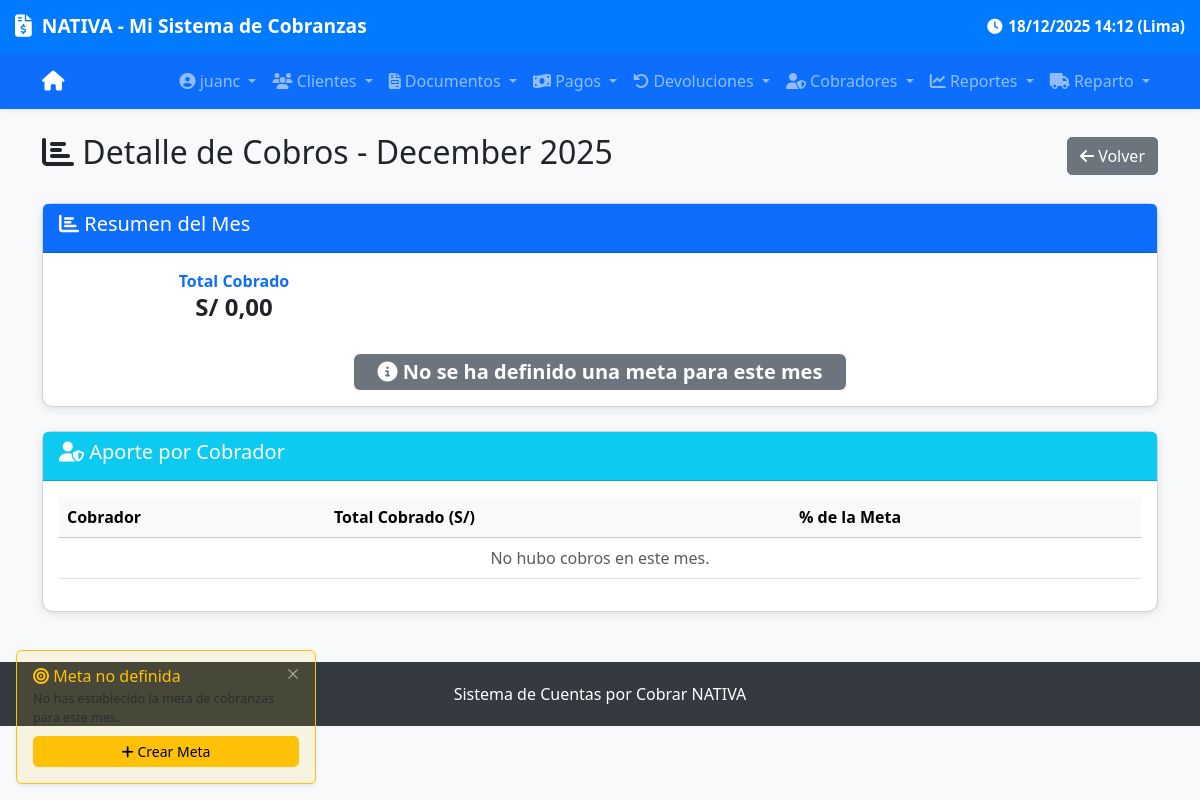
Before: /cobros/detalle-meta/2025/12/ (signed in) with the older database file.
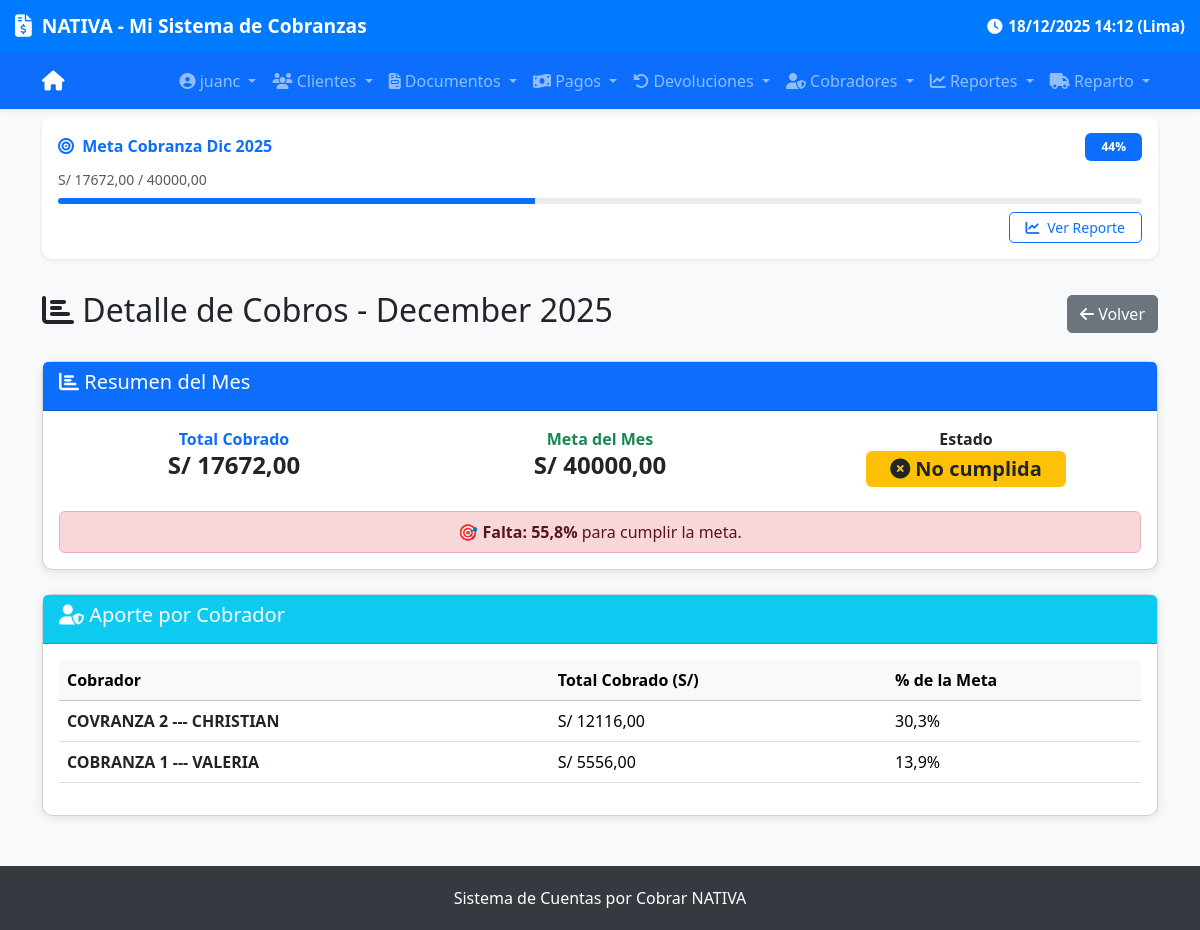
After: the same page with the newer database file.
### cobros/models.py (models this page shows, shortened)
class MetaMensual(models.Model):
    mes = models.DateField(help_text="Primer día del mes, ej: 2025-09-01")
    monto_objetivo = models.DecimalField(max_digits=12, decimal_places=2)
    descripcion = models.CharField(max_length=200, blank=True, null=True)
    creada_en = models.DateTimeField(auto_now_add=True)
    actualizada_en = models.DateTimeField(auto_now=True)
    class Meta:
        unique_together = ('mes',)
    @property
    def monto_alcanzado(self):
        from .models import Cobro
        from django.db.models import Sum
        import datetime
        try:
            if not self.mes:
                return Decimal('0.00')
            primer_dia = self.mes
            _, last_day = calendar.monthrange(primer_dia.year, primer_dia.month)
            ultimo_dia = primer_dia.replace(day=last_day)
            fecha_inicio = timezone.make_aware(
                datetime.datetime.combine(primer_dia, datetime.time.min)
            )
            fecha_fin = timezone.make_aware(
                datetime.datetime.combine(ultimo_dia, datetime.time.max)
            )
            total = Cobro.objects.filter(
                fecha__gte=fecha_inicio,
                fecha__lte=fecha_fin
            ).aggregate(total=Sum('monto'))['total'] or Decimal('0.00')
            return total
        except Exception as e:
            print(f"Error en monto_alcanzado: {e}")
            return Decimal('0.00')
    @property
    def porcentaje_alcanzado(self):
        if self.monto_objetivo <= 0:
            return 0
        return min((self.monto_alcanzado / self.monto_objetivo) * 100, 100)

### cobradores/models.py (models this page shows, shortened)
class Cobrador(models.Model):
    nombre = models.CharField(max_length=200, verbose_name="Nombre", blank=False, null=False)
    activo = models.BooleanField(default=True)
    dni = models.CharField(
        max_length=8,
        unique=True,
        validators=[dni_validator],
        verbose_name="DNI"
    )
    telefono = models.CharField(max_length=15, blank=True, null=True, verbose_name="Teléfono")
    correo = models.EmailField(blank=True, null=True, verbose_name="Correo")
    direccion = models.TextField(blank=True, null=True, verbose_name="Dirección")
    user = models.OneToOneField(
        User,
        on_delete=models.SET_NULL,
        null=True,
        blank=True,
        related_name='cobrador',  # Permite: user.cobrador
        help_text="Usuario del sistema asociado a este cobrador (opcional)"
    )
    creado_en = models.DateTimeField(auto_now_add=True)
    actualizado_en = models.DateTimeField(auto_now=True)
    class Meta:
        verbose_name = "Cobrador"
        verbose_name_plural = "Cobradores"
        ordering = ['nombre']

### cobros/views.py (the view)
# urls.py: path('detalle-meta/<int:year>/<int:month>/', views.detalle_meta_mes, name='detalle_meta_mes'),
@login_required
def detalle_meta_mes(request, year, month):
    if not (
        request.user.is_staff or
        request.user.is_superuser or
        request.user.groups.filter(name='Encargados Reparto').exists()
    ):
        return render(request, 'cobros/no_permiso.html', {
            'titulo': 'Acceso denegado',
            'mensaje': 'No tienes permiso para acceder a esta página.',
            'url_anterior': request.META.get('HTTP_REFERER')  # Página de donde vino
        })
    try:
        year = int(year)
        month = int(month)
    except (ValueError, TypeError) as e:
        return render(request, 'cobros/detalle_meta_mes.html', {
            'error': f'Año o mes inválido: {year}/{month}',
        }, status=400)
    try:
        if month < 1 or month > 12:
            return render(request, 'cobros/detalle_meta_mes.html', {
                'error': f'Mes inválido: {month}. Debe estar entre 1 y 12.',
            }, status=400)
        mes_fecha = datetime(year, month, 1).date()  # ✅ Correcto
        try:
            meta = MetaMensual.objects.get(mes=mes_fecha)
        except MetaMensual.DoesNotExist:
            meta = None
        _, last_day = calendar.monthrange(year, month)
        fecha_inicio = timezone.make_aware(
            datetime(year, month, 1, 0, 0, 0)  # ✅ Correcto
        )
        fecha_fin = timezone.make_aware(
            datetime(year, month, last_day, 23, 59, 59)  # ✅ Correcto
        )
        cobros_por_cobrador = (
            Cobro.objects
            .filter(
                fecha__gte=fecha_inicio,
                fecha__lte=fecha_fin,
                cobrador__isnull=False  # Asegúrate de que cobrador no sea None
            )
            .values('cobrador__nombre', 'cobrador__id')
            .annotate(total=Sum('monto'))
            .order_by('-total')
        )
        total_mes = sum(c['total'] for c in cobros_por_cobrador)
        return render(request, 'cobros/detalle_meta_mes.html', {
            'meta': meta,
            'year': year,
            'month': month,
            'month_name': mes_fecha.strftime('%B'),
            'cobros_por_cobrador': cobros_por_cobrador,
            'total_mes': total_mes,
        })
    except Exception as e:
        error_msg = str(e)
        print("❌ Error en detalle_meta_mes:", error_msg)
        print("📌 Detalle del error:")
        import traceback
        traceback.print_exc()
        return render(request, 'cobros/detalle_meta_mes.html', {
            'error': f'Error interno: {error_msg}',
        }, status=500)

### cobros/context_processors.py (called while the page is built)
def meta_mensual(request):
    try:
        today = timezone.now().date()
        meta = MetaMensual.objects.get(mes__year=today.year, mes__month=today.month)
        return {'meta': meta}
    except MetaMensual.DoesNotExist:
        return {'meta': None}
    except Exception as e:
        print(f"Error en context_processor meta_mensual: {e}")
        return {'meta': None}

### cobros/templatetags/cobros_filters.py (called while the page is built)
@register.filter
def div(value, arg):
    try:
        return float(value) / float(arg)
    except (ValueError, TypeError, ZeroDivisionError):
        return 0

@register.filter
def mul(value, arg):
    try:
        return float(value) * float(arg)
    except (ValueError, TypeError):
        return 0

@register.filter
def sub(value, arg):
    try:
        return float(value) - float(arg)
    except (ValueError, TypeError):
        return 0

### cobros/templates/cobros/detalle_meta_mes.html (shortened to what the changed rows need)
{% extends 'base.html' %}
{% load cobros_filters %}
{% block content %}
<div class="d-flex justify-content-between align-items-center mb-4">
    <h2><i class="fas fa-chart-bar"></i> Detalle de Cobros - {{ month_name|title }} {{ year }}</h2>
</div>
{% if error %}
    <div class="alert alert-danger">
        <i class="fas fa-exclamation-triangle"></i>
        <strong>Error:</strong> {{ error }}
    </div>
{% else %}
    <div class="card mb-4">
        <div class="card-header bg-primary text-white">
            <h5><i class="fas fa-chart-bar"></i> Resumen del Mes</h5>
        </div>
        <div class="card-body">
            <div class="row text-center g-3">
                <div class="col-md-4 mb-3">
                    <strong class="text-primary">Total Cobrado</strong><br>
                    <span class="h4 fw-bold">S/ {{ total_mes|floatformat:2 }}</span>
                </div>
                {% if meta %}
                    <div class="col-md-4 mb-3">
                        <strong class="text-success">Meta del Mes</strong><br>
                        <span class="h4 fw-bold">S/ {{ meta.monto_objetivo|floatformat:2 }}</span>
                    </div>
                    <div class="col-md-4 mb-3">
                        <strong>Estado</strong><br>
                        {% if total_mes >= meta.monto_objetivo %}
                            <span class="badge bg-success fs-5 px-4 py-2">
                                <i class="fas fa-check-circle"></i> Cumplida
                            </span>
                        {% else %}
                            <span class="badge bg-warning text-dark fs-5 px-4 py-2">
                                <i class="fas fa-times-circle"></i> No cumplida
                            </span>
                        {% endif %}
                    </div>
                    {% if total_mes < meta.monto_objetivo %}
                        <div class="col-12 mt-2">
                            <div class="alert alert-danger mb-0 py-2">
                                <strong>🎯 Falta: {{ meta.monto_objetivo|sub:total_mes|div:meta.monto_objetivo|mul:100|floatformat:1 }}%</strong>
                                para cumplir la meta.
                            </div>
                        </div>
                    {% endif %}
                {% else %}
                    <div class="col-12">
                        <span class="badge bg-secondary fs-5 px-4 py-2">
                            <i class="fas fa-info-circle"></i> No se ha definido una meta para este mes
                        </span>
                    </div>
                {% endif %}
            </div>
        </div>
    </div>
    <div class="card">
        <div class="card-header bg-info text-white">
            <h5><i class="fas fa-user-shield"></i> Aporte por Cobrador</h5>
        </div>
        <div class="card-body">
            <div class="table-responsive">
                <table class="table table-hover">
                    <thead class="table-light">
                        <tr>
                            <th>Cobrador</th>
                            <th>Total Cobrado (S/)</th>
                            <th>% de la Meta</th>
                        </tr>
                    </thead>
                    <tbody>
                        {% for cobrador in cobros_por_cobrador %}
                        <tr>
                            <td>
                                {% if cobrador.cobrador__id %}
                                    <a href="{% url 'cobradores:cobrador_detail' cobrador.cobrador__id %}"
                                    class="text-decoration-none text-dark">
                                        <strong>{{ cobrador.cobrador__nombre }}</strong>
                                    </a>
                                {% else %}
                                    <span class="text-muted">Sin cobrador</span>
                                {% endif %}
                            </td>
                            <td>S/ {{ cobrador.total|floatformat:2 }}</td>
                            <td>
                                {% if meta %}
                                    {{ cobrador.total|div:meta.monto_objetivo|mul:100|floatformat:1 }}%
                                {% else %}
                                    –
                                {% endif %}
                            </td>
                        </tr>
                        {% empty %}
                        <tr>
                            <td colspan="3" class="text-center text-muted">
                                No hubo cobros en este mes.
                            </td>
                        </tr>
                        {% endfor %}
                    </tbody>
                </table>
            </div>
        </div>
    </div>
{% endif %}
{% endblock %}

### templates/base.html (shortened to what the changed rows need)
<!DOCTYPE html>
<html lang="es">
<head>
    <link href="https://cdn.jsdelivr.net/npm/bootstrap@5.3.3/dist/css/bootstrap.min.css" rel="stylesheet">
    <link href="https://cdnjs.cloudflare.com/ajax/libs/font-awesome/6.5.0/css/all.min.css" rel="stylesheet">
</head>
<body>
                {% now "d/m/Y H:i" as current_time %}
{% if user.is_authenticated and meta %}
    <div class="container-fluid py-2 mb-3">
        <div class="container">
            <div class="card border-0 shadow-sm bg-white" style="border-left: 4px solid #0d6efd;">
                <div class="card-body p-3">
                    <div class="d-flex justify-content-between align-items-center mb-2">
                        <h6 class="mb-0 text-primary fw-bold">
                            <i class="fas fa-bullseye me-1"></i>
                            Meta Cobranza {{ meta.mes|date:"M Y" }}
                        </h6>
                        <span class="badge bg-primary text-white px-3 py-2">
                            {{ meta.porcentaje_alcanzado|floatformat:0 }}%
                        </span>
                    </div>
                    <div class="small text-muted mb-2">
                        S/ {{ meta.monto_alcanzado|floatformat:2 }} / {{ meta.monto_objetivo|floatformat:2 }}
                    </div>
                    <div class="progress mb-2" style="height: 6px;">
                        <div class="progress-bar bg-primary" role="progressbar"
                             style="width: {{ meta.porcentaje_alcanzado|floatformat:0 }}%;"
                             aria-valuenow="{{ meta.porcentaje_alcanzado }}"
                             aria-valuemin="0" aria-valuemax="100">
                        </div>
                    </div>
                    {% if user.username == 'adminaqp' or user.username == 'juanc' or user.username == 'CHRISTIAN' %}
                        <div class="text-end mt-2">
                            <a href="{% url 'cobros:reporte_cartera' %}"
                               class="btn btn-sm btn-outline-primary px-3">
                                <i class="fas fa-chart-line me-1"></i> Ver Reporte
                            </a>
                        </div>
                    {% endif %}
                </div>
            </div>
        </div>
    </div>
{% endif %}
    <div class="container mt-4">
        {% block content %}{% endblock %}
    </div>
{% if user.is_authenticated and not meta %}
    <div id="meta-reminder" class="position-fixed bottom-0 start-0 m-3 p-3 bg-warning bg-opacity-10 border border-warning rounded shadow-sm"
         style="z-index: 1000; max-width: 300px; font-size: 0.9rem;">
        <div class="d-flex justify-content-between align-items-start">
            <div>
                <h6 class="text-warning mb-1">
                    <i class="fas fa-bullseye"></i> Meta no definida
                </h6>
                <p class="small mb-0 text-muted">
                </p>
            </div>
            <button type="button" class="btn-close btn-close-white ms-2"
                    style="font-size: 0.6rem;"
                    onclick="document.getElementById('meta-reminder').remove();"
                    title="Cerrar notificación"></button>
        </div>
        <a href="{% url 'cobros:meta_create_or_update' %}"
           class="btn btn-warning btn-sm mt-2 w-100 btn-sm">
            <i class="fas fa-plus"></i> Crear Meta
        </a>
    </div>
{% endif %}
</body>
</html>

Changed rows visible on the page:
added MetaMensual: mes "Dic 2025", porcentaje_alcanzado "44", monto_alcanzado "17672,00", monto_objetivo "40000,00", monto_objetivo|sub "55,8"
now on this page (row unchanged): Cobrador: cobrador__nombre "COVRANZA 2 --- CHRISTIAN", total "12116,00", total|div "30,3"
now on this page (row unchanged): Cobrador: cobrador__nombre "COBRANZA 1 --- VALERIA", total "5556,00", total|div "13,9"
Other visible differences:
{{ total_mes|floatformat:2 }}: "0,00" → "17672,00"
text no longer shown: "No se ha definido una meta para este mes No hubo cobros en este mes. Meta no definida Crear Meta"
text now shown: "Meta Cobranza % S/ / Ver Reporte Meta del Mes S/ Estado No cumplida 🎯 Falta: % para cumplir la meta."
